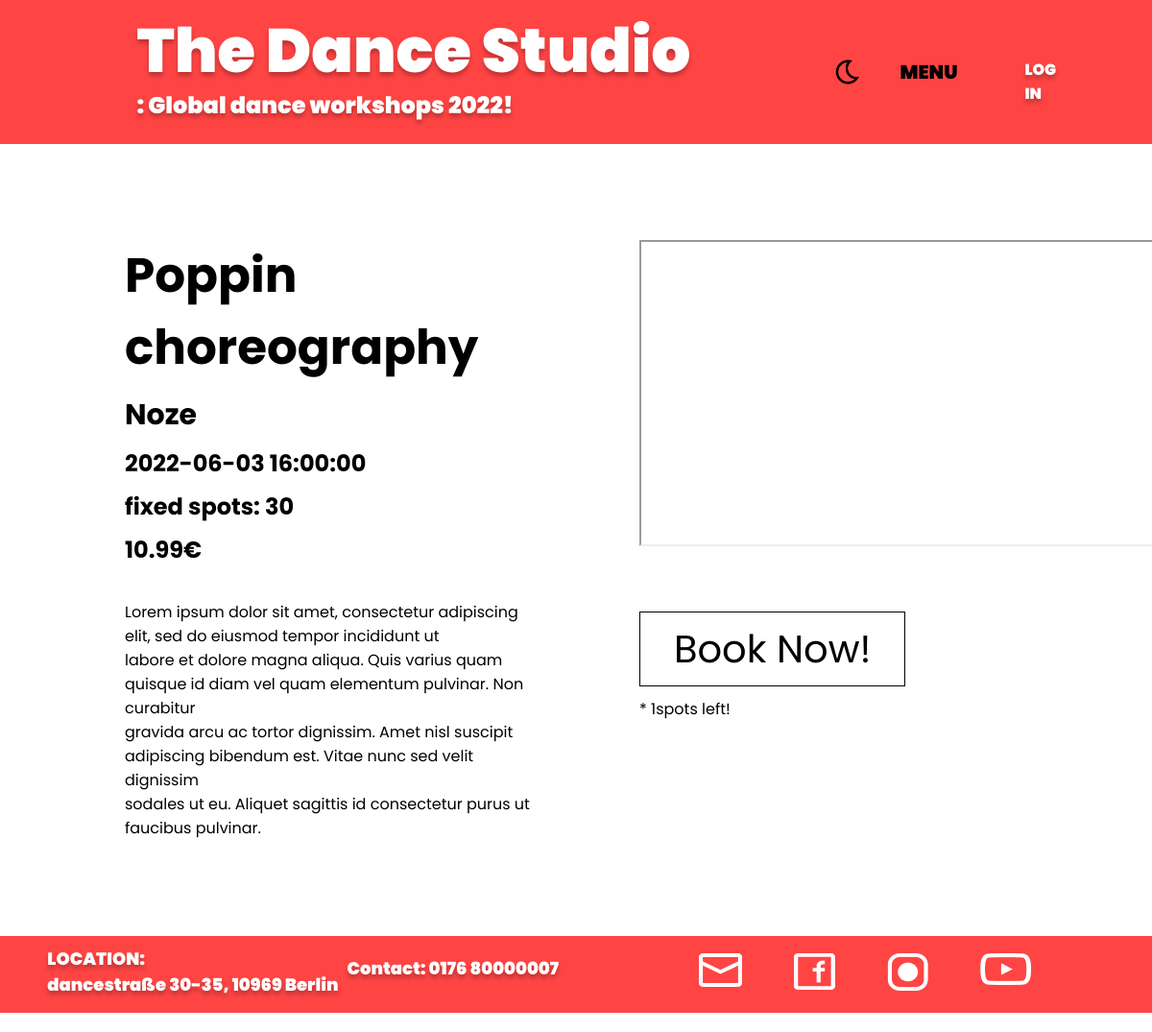
The page /classinfo/3 on the database its author committed.
### app/booking/models.py (models this page shows, shortened)
class Workshop(db.Model, CRUDMixin):
    id = db.Column(db.Integer, primary_key=True)
    date = db.Column(db.String(120))
    name = db.Column(db.String(120))
    teacher = db.Column(db.String(150))
    price = db.Column(db.Numeric(100, 2))
    fixed_spots = db.Column(db.Integer)
    available_spots = db.Column(db.Integer)
    picture_url = db.Column(db.String(300))
    video_url= db.Column(db.String(300))
    userinfos = db.relationship('Userinfo', backref='workshop', lazy=True)

### app/booking/routes.py (the view)
@blueprint.route('/classinfo/<int:id>')
def classinfo(id):
    workshop = Workshop.query.filter_by(id=id).first_or_404()
    return render_template('booking/classInfo.htm',workshop=workshop)

### app/templates/booking/classInfo.htm (shortened to what this page needs)
{% extends 'base.html' %}
{% block css %}
<link rel="stylesheet" type="text/css" href="../static/styles/classinfo_style.css">
{% endblock %}
{% block body %}
    <div class="content">
        <div class="info">
            <h1> {{workshop.name}} </h1>
            <h2> {{workshop.teacher}} </h2>
            <h3> {{workshop.date}} </h3>
            <h4> fixed spots: {{workshop.fixed_spots}}</h4>
            <h5> {{workshop.price}}€</h5>
            <p><br>Lorem ipsum dolor sit amet, consectetur adipiscing <br> elit, sed do eiusmod tempor incididunt ut <br>labore et dolore magna aliqua. Quis varius quam <br>quisque id diam vel quam elementum pulvinar. Non curabitur<br> gravida arcu ac tortor dignissim. Amet nisl suscipit <br>adipiscing bibendum est. Vitae nunc sed velit dignissim <br>sodales ut eu. Aliquet sagittis id consectetur purus ut <br>faucibus pulvinar. </p>
        </div>
        <div class="rightside">
            <iframe width="560" height="315" src={{workshop.video_url}}>
            </iframe>
            <br>
            <a href="/book/{{workshop.id}}" id="book" onclick="togglePopup()" class="{{workshop.available_spots}}">
                Book Now!
            </a>
            <p1>
            <br> * {{workshop.available_spots}}spots left!
            </p1>
        </div>
    </div>
{% endblock %}

### app/static/styles/base_style.css (style rules this page uses)
* { margin: 0; padding: 0; }
body.light-theme { --primary-color: white; --secondary-color: #FF4444; }
body { font-family: 'Poppins', sans-serif; background-color: var(--primary-color); height: 100%; }

### app/static/styles/classinfo_style.css (style rules this page uses)
body.light-theme { --tertiary-color: black; --secondary-color: #FF4444; }
.content { display: flex; flex-direction: row; margin: 100px 30px; color: var(--tertiary-color); position: relative; left: 100px; width: 1000px; }
.content h1 { font-size: 50px; margin-bottom: 10px; }
.content h2 { font-size: 30px; margin-bottom: 10px; }
.content h3, h4, h5 { font-size: 24px; margin-bottom: 10px; }
.rightside { position: relative; left: 100px; }
.rightside iframe { margin-bottom: 70px; }
#book { text-decoration: none; color: var(--tertiary-color); font-size: 40px; margin: 10px 0 30px 0; border: 1px solid var(--tertiary-color); padding: 10px 35px; cursor: pointer; transition: 500ms; }
.rightside p1 { position: relative; top: 20px; }

### rows shown on the page
Workshop: name "Poppin choreography", teacher "Noze", date "2022-06-03 16:00:00", fixed_spots "30", price "10.99", available_spots "1"
